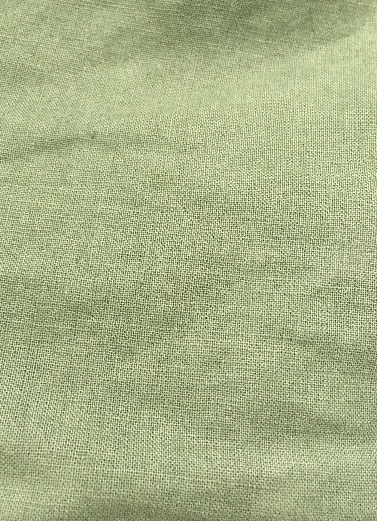
//> input picture 02_ImageAnalysis/05_Image_segmentation/InvisibilityCloak/test.png, 377 x 521 px
$ ./quse   (built with g++ and OpenCV 4)
//> lines starting //> are read from the running program, lines starting //| are printed output that depends on the picture
//> further down, image is the input picture: 521 rows x 377 cols, CV_8UC3; mean B, G, R 136.3, 179.3, 169.6
#include "opencv2/opencv.hpp"
#include "opencv2/imgproc/imgproc.hpp"
#include "opencv2/highgui/highgui.hpp"
#include <iostream>

using namespace std;
using namespace cv;


int en(const cv::Mat srcImg) {


    cv::Mat ImgTemp = srcImg;    //拷贝
    cv::Mat Img;

    cvtColor(ImgTemp, Img, cv::COLOR_BGR2HSV);
//> Img: 521 rows x 377 cols, CV_8UC3; mean H, S, V 36.8, 63.7, 179.3

    std::vector<cv::Mat> ImgHSV;
    cv::split(Img, ImgHSV);
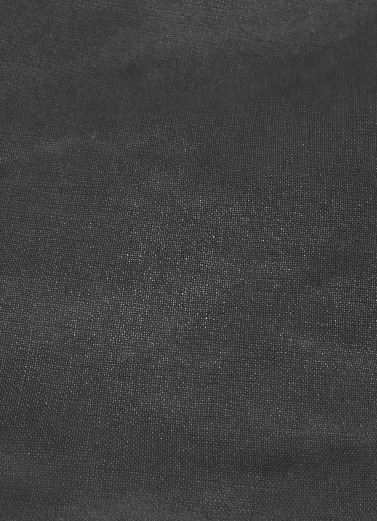
//> ImgHSV[1]: 521 rows x 377 cols, CV_8UC1; min 30, max 255, mean 63.7
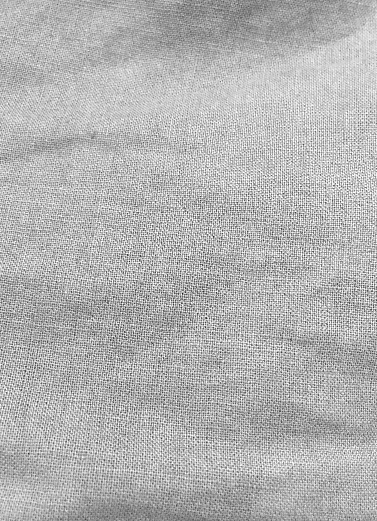
//> ImgHSV[2]: 521 rows x 377 cols, CV_8UC1; min 17, max 255, mean 179.3

    uchar H_min = ImgHSV[0].at<uchar>(0, 0), H_max = ImgHSV[0].at<uchar>(0, 0), S_min = ImgHSV[1].at<uchar>(0, 0),
            S_max = ImgHSV[1].at<uchar>(0, 0), V_max = ImgHSV[2].at<uchar>(0, 0), V_min = ImgHSV[2].at<uchar>(0, 0);
//> H_min = 38; H_max = 38; S_min = 66; S_max = 66; V_max = 179; V_min = 179
    for (long i = 0; i < Img.rows; i++)
        for (long j = 0; j < Img.cols; j++) {
            H_min = (std::min)(H_min, ImgHSV[0].at<uchar>(i, j));
            S_min = (std::min)(S_min, ImgHSV[1].at<uchar>(i, j));
            V_min = (std::min)(V_min, ImgHSV[2].at<uchar>(i, j));
            H_max = (std::max)(H_max, ImgHSV[0].at<uchar>(i, j));
            S_max = (std::max)(S_max, ImgHSV[1].at<uchar>(i, j));
            V_max = (std::max)(V_max, ImgHSV[2].at<uchar>(i, j));
        }
//> this loop made 521 passes
//> (H_min, S_min, V_min, H_max, S_max, V_max) on passes 1 to 3: (34, 51, 99, 42, 98, 214), (34, 51, 85, 42, 114, 214), (34, 51, 85, 42, 114, 214)
//> after the loop, H_min = 30; S_min = 30; V_min = 17; H_max = 46; S_max = 255; V_max = 255
    cout << "H_max:" << (int)H_max << endl << "H_min:" << (int)H_min << endl << "S_max:"
         << (int)S_max << endl << "S_min:" << (int)S_min << endl << "V_max:" << (int)V_max << endl << "V_min：" << (int)V_min << endl;
//| H_max:46
//| H_min:30
//| S_max:255
//| S_min:30
//| V_max:255
//| V_min：17
    return 1;
}

int main(int argc, char** argv){
  cv::Mat image = imread("test.png");
  en(image);

  return 0;
}
